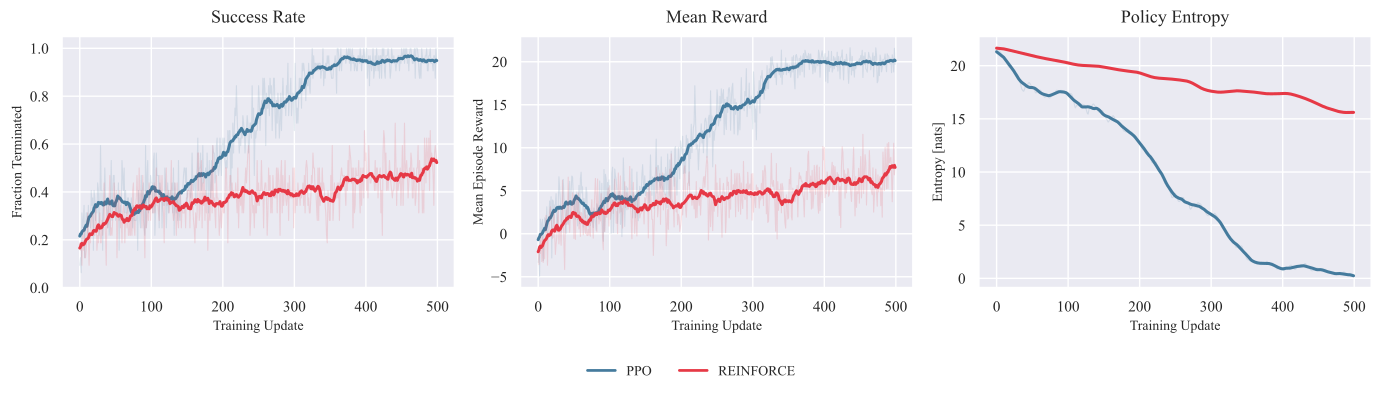

This figure's Python source:
import os
import pathlib
import numpy as np
import pandas as pd
import seaborn as sns
import matplotlib.pyplot as plt
from tensorboard.backend.event_processing.event_accumulator import EventAccumulator

BASE_PATH = "master_thesis/modules/subgoal_predictor/runs/homogeneous_gnn/pre_030426"
OUTPUT_FILE = "algo_comparison.pdf"
SMOOTH_WINDOW = 20

RUNS = {
    "PPO":       (f"{BASE_PATH}/stage1b_20260324_103903", "#457b9d"),
    "REINFORCE": (f"{BASE_PATH}/stage1a_20260325_210707", "#e63946"),
}

METRICS = {
    "train/frac_terminated": ("Success Rate",     "Fraction Terminated",  (0, 1.05)),
    "train/mean_reward":     ("Mean Reward",       "Mean Episode Reward",  None),
    "train/mean_entropy":    ("Policy Entropy",    "Entropy [nats]",       None),
}


def load_scalars(run_dir: str, tag: str) -> pd.DataFrame:
    ea = EventAccumulator(run_dir)
    ea.Reload()
    events = ea.Scalars(tag)
    return pd.DataFrame({"step": [e.step for e in events], "value": [e.value for e in events]})


def smooth(series: pd.Series, window: int) -> pd.Series:
    return series.rolling(window=window, center=True, min_periods=1).mean()


def main():
    sns.set_theme(style="darkgrid")
    plt.rcParams.update({
        "font.family":    "serif",
        "font.serif":     ["Times New Roman", "Palatino", "serif"],
        "axes.titlesize": 13,
        "axes.labelsize": 10,
    })

    fig, axes = plt.subplots(1, 3, figsize=(14, 4), sharey=False)
    # fig.suptitle("RL Algorithm Comparison — PPO vs. REINFORCE (5n1g, Homogeneous GNN)",
    #              fontsize=15, fontweight="bold", y=0.98)

    for ax, (tag, (title, ylabel, ylim)) in zip(axes, METRICS.items()):
        for label, (run_dir, color) in RUNS.items():
            df = load_scalars(run_dir, tag)
            ax.plot(df["step"], df["value"], color=color, alpha=0.15, linewidth=0.8)
            ax.plot(df["step"], smooth(df["value"], SMOOTH_WINDOW),
                    color=color, linewidth=2.2, label=label)

        ax.set_title(title, pad=10)
        ax.set_xlabel("Training Update")
        ax.set_ylabel(ylabel)
        if ylim:
            ax.set_ylim(*ylim)

    from matplotlib.lines import Line2D
    legend_handles = [Line2D([0], [0], color=color, linewidth=2.0)
                      for _, (_, color) in RUNS.items()]
    fig.legend(legend_handles, list(RUNS.keys()),
               loc="lower center", bbox_to_anchor=(0.5, 0.0),
               ncol=len(RUNS), frameon=False, fontsize=10)

    plt.tight_layout(rect=[0, 0.10, 1, 1])
    # fig.subplots_adjust(top=0.82)

    output_path = pathlib.Path(__file__).parent / OUTPUT_FILE
    fig.savefig(output_path, bbox_inches="tight")
    print(f"Saved: {output_path.absolute()}")


if __name__ == "__main__":
    main()
